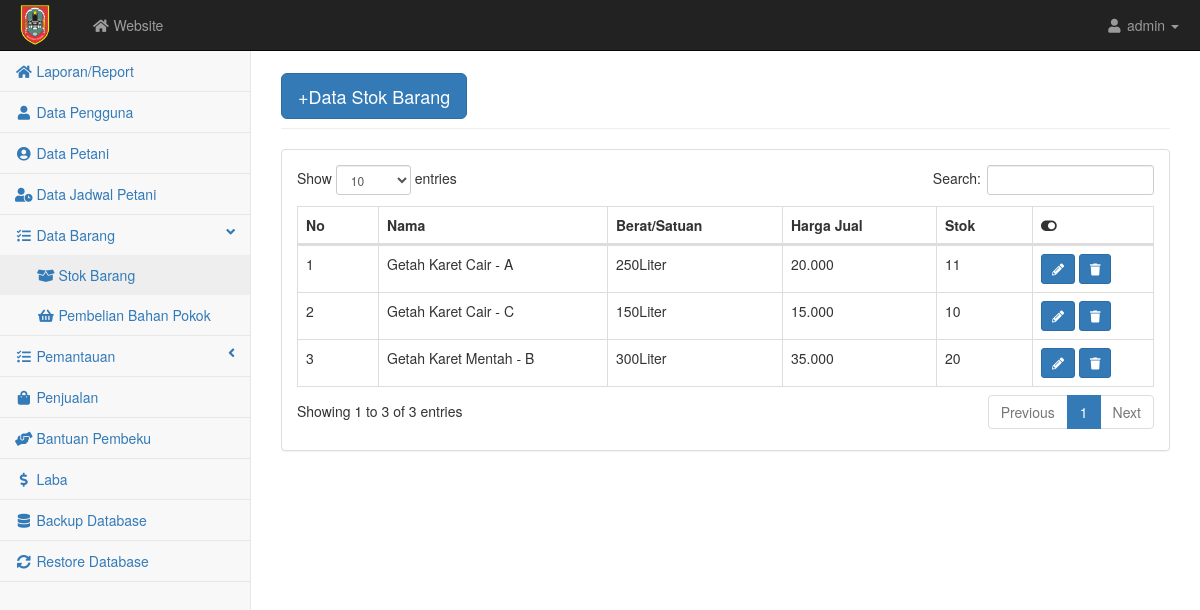
/admin/inventori.php, run on the app's committed database.
### tables this page shows
CREATE TABLE `inventori` (
  `idinventori` int(2) NOT NULL,
  `namainven` varchar(50) NOT NULL,
  `satuan` varchar(50) NOT NULL,
  `stok` int(3) NOT NULL,
  `harga` float NOT NULL
);

### admin/inventori.php (the view)
<?php require('atas.php') ?>
<div id="page-wrapper">
    <div class="container-fluid">
        <div class="row">
            <div class="col-lg-12">
                <h1 class="page-header"><button class="btn btn-primary btn-lg"><a href="inventori_input.php" style="color: white; text-decoration: none">+Data Stok Barang</a></button></h1>
            </div>
        </div>
        <div class="row">
            <div class="col-lg-12">
                <div class="panel panel-default">
                    <div class="panel-body">
                        <div class="table-responsive">
                            <table class="table table-bordered table-hover" id="dataTables-example">
                                <thead class="success">
                                    <tr>
                                        <th>No</th>
                                        <th>Nama</th>
                                        <th>Berat/Satuan</th>
                                        <th>Harga Jual</th>
                                        <th>Stok</th>
                                        <th><i class="fa fa-toggle-on"></i></th>
                                    </tr>
                                </thead>
                                <tbody>
                                    <?php $no=1; $query = mysqli_query($kon, "SELECT * FROM inventori ORDER BY namainven ASC");
                                        while($data = mysqli_fetch_array($query)){ ?>
                                            <tr class="odd gradeX">
                                                    <td><?= $no++; ?></td>
                                                    <td><?= $data['namainven'] ?></td>
                                                    <td><?= $data['satuan'] ?></td>
                                                    <td><?= number_format($data['harga'],0,'.','.') ?></td>
                                                    <td><?= $data['stok'] ?></td>
                                                    <td>
                                                        <a href="inventori_edit.php?idinventori=<?php echo $data['idinventori']; ?>" class="btn btn-primary btn-sm"><i class="fa fa-pencil-alt"></i></a>
                                                        <button class="btn btn-primary btn-sm" type="button" onclick="return confirm('Yakin ingin Menghapus?');"><a href="delete.php?idinventori=<?php echo $data['idinventori'] ?>" style="color: white;"><i class="fa fa-trash"></i></a></button>
                                                    </td>
                                                </tr>
                                        <?php } ?>
                                </tbody>
                            </table>
                        </div>
                    </div>
                </div>
            </div>
        </div>
    </div>
</div>
    </div>
<?php require('bawah.php') ?>

### admin/css/startmin.css (style rules this page uses)
body { background-color: #f8f8f8; }
#page-wrapper { padding-top: 30px; min-height: 568px; background-color: #fff; }
@media (min-width:768px) { #page-wrapper { position: inherit; margin-left: 250px; padding: 30px 15px 0 15px; border-left: 1px solid #e7e7e7; } }
table.dataTable thead .sorting, table.dataTable thead .sorting_asc, table.dataTable thead .sorting_desc, table.dataTable thead .sorting_asc_disabled, table.dataTable thead .sorting_desc_disabled { background: 0 0; }
table.dataTable thead .sorting_asc:after { content: "\f0de"; float: right; font-family: fontawesome; }
table.dataTable thead .sorting:after { content: "\f0dc"; float: right; font-family: fontawesome; color: rgba(50,50,50,.5); }

### data on the page
inventori: namainven "Getah Karet Cair - A", satuan "250Liter", harga "20.000", stok "11"
inventori: namainven "Getah Karet Cair - C", satuan "150Liter", harga "15.000", stok "10"
inventori: namainven "Getah Karet Mentah - B", satuan "300Liter", harga "35.000", stok "20"
